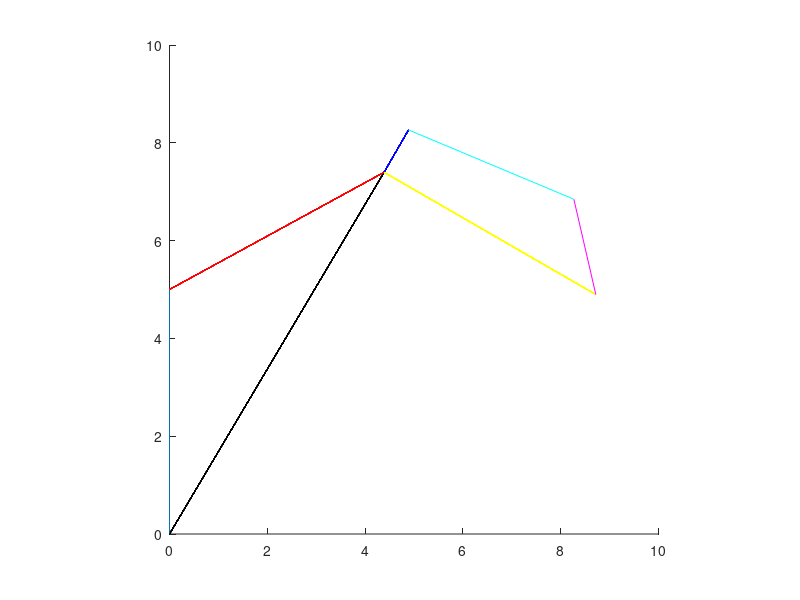

The MATLAB script that drew this image:
%length of the 2 fixed sides of the triangle
s=6;
r=12;
%point p1
P1 = [0 0];
% Parameters of plot
axis(gca,'equal');%aspect ratio
axis([0 10  0 10]);%the limits
P2 = [0 5];
%P2 = [0 6];
for t1=0:0.05:pi/6
    %l=13+(t/100);
    %theta2 = acosd(l/12-9/l);
    P3 = [5*cos(t1) 5+5*sin(t1)];
    P4 = [5*cos(t1)+cos(pi/3) 5+5*sin(t1)+sin(pi/3)];
    P5 = [5*cos(pi/6)+5*cos(t1) 5+5*sin(t1)-5*sin(pi/6)];
    %P3 = [l*sin(theta2) l*cos(theta2)];
    %line P1P2
    P1P2 = line([P1(1) P2(1)],[P1(2) P2(2)]);
    %line P1P3
    P1P3 = line([P1(1) P3(1)],[P1(2) P3(2)],'Color','k');
    %line P2P3
    P2P3 = line([P2(1) P3(1)],[P2(2) P3(2)],'Color','r');
    P3P4 = line([P3(1) P4(1)],[P3(2) P4(2)],'Color','b');
    P3P5 = line([P3(1) P5(1)],[P3(2) P5(2)],'Color','y');
    %P2P5 = line([P2(1) P5(1)],[P2(2) P5(2)],'Color','y');
    %P2P4 = line([P2(1) P4(1)],[P2(2) P4(2)]);
    P6 = [5*cos(pi/6)+5*cos(t1)+2*cos((pi/3)) 5+5*sin(t1)-5*sin(pi/6)+2*sin((pi/3))];
    P5P6 = line([P5(1) P6(1)],[P5(2) P6(2)],'Color','m');
    P4P6 = line([P4(1) P6(1)],[P4(2) P6(2)],'Color','c');
    % interval to update the plot
    pause(0.1);
    %deleting previos lines
        delete(P1P3);
        delete(P2P3);
        delete(P3P4);
        delete(P4P6);
        delete(P5P6);
        delete(P3P5); 
    fprintf('%f\n', t1)
end
for t2=0:0.05:0.78
    %reprinting all lines
    P1P2 = line([P1(1) P2(1)],[P1(2) P2(2)]);
    P1P3 = line([P1(1) P3(1)],[P1(2) P3(2)],'Color','k');
    P2P3 = line([P2(1) P3(1)],[P2(2) P3(2)],'Color','r');
    P3P4 = line([P3(1) P4(1)],[P3(2) P4(2)],'Color','b');
    P3P5 = line([P3(1) P5(1)],[P3(2) P5(2)],'Color','y');
    %for bucket
    P6 = [5*cos(pi/6)+5*cos(t1)+2*cos((pi/3)+t2) 5+5*sin(t1)-5*sin(pi/6)+2*sin((pi/3)+t2)];
    P5P6 = line([P5(1) P6(1)],[P5(2) P6(2)],'Color','m');
    P4P6 = line([P4(1) P6(1)],[P4(2) P6(2)],'Color','c');
    pause(0.1);
        delete(P5P6);
        delete(P4P6);
end
    P5P6 = line([P5(1) P6(1)],[P5(2) P6(2)],'Color','m');
    P4P6 = line([P4(1) P6(1)],[P4(2) P6(2)],'Color','c');

